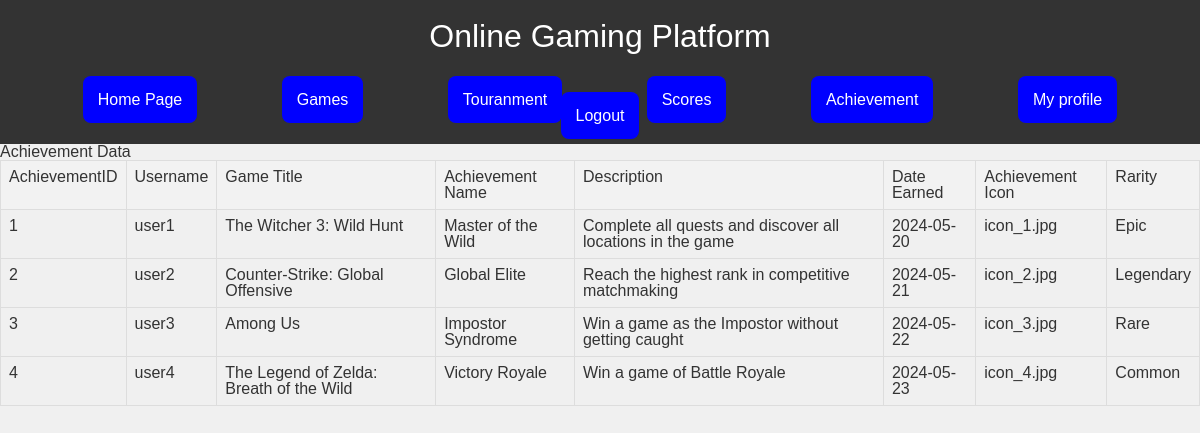
/achievement.php, run on the app's committed database.
### tables this page shows
CREATE TABLE `achievement` (
  `AchievementID` int(11) NOT NULL,
  `UserID` int(11) DEFAULT NULL,
  `GameID` int(11) DEFAULT NULL,
  `AchievementName` varchar(100) NOT NULL,
  `Description` text,
  `DateEarned` date DEFAULT NULL,
  `AchievementIcon` varchar(255) DEFAULT NULL,
  `Rarity` enum('Common','Rare','Epic','Legendary') DEFAULT NULL
);

CREATE TABLE `users` (
  `UserID` int(11) NOT NULL,
  `Username` varchar(50) NOT NULL,
  `Email` varchar(100) NOT NULL,
  `Password` varchar(255) NOT NULL,
  `DateOfBirth` date DEFAULT NULL,
  `Country` varchar(50) DEFAULT NULL,
  `ProfilePicture` varchar(255) DEFAULT NULL,
  `AccountCreationDate` timestamp NOT NULL DEFAULT CURRENT_TIMESTAMP,
  `LastLoginDate` timestamp NOT NULL DEFAULT CURRENT_TIMESTAMP ON UPDATE CURRENT_TIMESTAMP,
  `AccountStatus` enum('Active','Suspended','Banned') DEFAULT 'Active'
);

CREATE TABLE `games` (
  `GameID` int(11) NOT NULL,
  `Title` varchar(100) NOT NULL,
  `Genre` varchar(50) DEFAULT NULL,
  `Description` text,
  `ReleaseDate` date DEFAULT NULL,
  `Developer` varchar(100) DEFAULT NULL,
  `Publisher` varchar(100) DEFAULT NULL,
  `Platform` varchar(50) DEFAULT NULL,
  `AverageRating` decimal(3,2) DEFAULT NULL,
  `Price` decimal(10,2) DEFAULT NULL,
  `TotalPlaytime` int(11) DEFAULT NULL
);

### achievement.php (the view, shortened to what this page needs)
<!DOCTYPE html>
<html lang="en">
<head>
    <link rel="stylesheet" href="Reset.css">
    <link rel="stylesheet" href="style.css">
</head>
<body>
        <div class="header"><h1>Online Gaming Platform</h1></div>
    <div class="header">
<a href="home.html">Home Page</a>
<a href="game.php">Games</a>
<a href="touranament.php">Touranment</a>
<a href="scores.php">Scores</a>
<a href="achievement.php">Achievement</a>
<a href="users.php">My profile</a>
<a href="logout.php">Logout</a>
    </div>
<?php
$servername = "localhost";
$username = "root";
$password = "";
$database = "ogp";
$conn = new mysqli($servername, $username, $password, $database);
$sql = "SELECT Achievement.AchievementID, Users.Username, Games.Title, Achievement.AchievementName, Achievement.Description, Achievement.DateEarned, Achievement.AchievementIcon, Achievement.Rarity
        FROM Achievement
        INNER JOIN Users ON Achievement.UserID = Users.UserID
        INNER JOIN Games ON Achievement.GameID = Games.GameID";
$result = $conn->query($sql);
?>
<!DOCTYPE html>
<html lang="en">
<head>
</head>
<body>
<h2>Achievement Data</h2>
<b>
<table>
    <tr>
        <th>AchievementID</th>
        <th>Username</th>
        <th>Game Title</th>
        <th>Achievement Name</th>
        <th>Description</th>
        <th>Date Earned</th>
        <th>Achievement Icon</th>
        <th>Rarity</th></b>
    <?php
    if ($result->num_rows > 0) {
        while ($row = $result->fetch_assoc()) {
            echo "<tr>";
            echo "<td>" . $row["AchievementID"] . "</td>";
            echo "<td>" . $row["Username"] . "</td>";
            echo "<td>" . $row["Title"] . "</td>";
            echo "<td>" . $row["AchievementName"] . "</td>";
            echo "<td>" . $row["Description"] . "</td>";
            echo "<td>" . $row["DateEarned"] . "</td>";
            echo "<td>" . $row["AchievementIcon"] . "</td>";
            echo "<td>" . $row["Rarity"] . "</td>";
            echo "</tr>";
        }
    } else {
        echo "<tr><td colspan='8'>0 results</td></tr>";
    }
    ?>
</body>
</html>

### style.css (style rules this page uses)
body { font-family: Arial, sans-serif; background-color: #f0f0f0; color: #333; margin: 0; padding: 0; }
.header { background-color: #333; color: white; padding: 20px 0; text-align: center; }
.header h1 { margin: 0; font-size: 2em; }

### achievement.php (style rules this page uses)
table { border-collapse: collapse; width: 100%; }
th, td { border: 1px solid #dddddd; text-align: left; padding: 8px; }
th { background-color: #f2f2f2; }
.header a { color:white; background-color:blue ; text-decoration: none; padding: 15px; margin: 40px; border-radius: 8px; }

### data on the page
achievement: AchievementID "1", UserID.Username "user1", GameID.Title "The Witcher 3: Wild Hunt", AchievementName "Master of the Wild", Description "Complete all quests and discover all locations in the game", DateEarned "2024-05-20", AchievementIcon "icon_1.jpg", Rarity "Epic"
achievement: AchievementID "2", UserID.Username "user2", GameID.Title "Counter-Strike: Global Offensive", AchievementName "Global Elite", Description "Reach the highest rank in competitive matchmaking", DateEarned "2024-05-21", AchievementIcon "icon_2.jpg", Rarity "Legendary"
achievement: AchievementID "3", UserID.Username "user3", GameID.Title "Among Us", AchievementName "Impostor Syndrome", Description "Win a game as the Impostor without getting caught", DateEarned "2024-05-22", AchievementIcon "icon_3.jpg", Rarity "Rare"
achievement: AchievementID "4", UserID.Username "user4", GameID.Title "The Legend of Zelda: Breath of the Wild", AchievementName "Victory Royale", Description "Win a game of Battle Royale", DateEarned "2024-05-23", AchievementIcon "icon_4.jpg", Rarity "Common"
